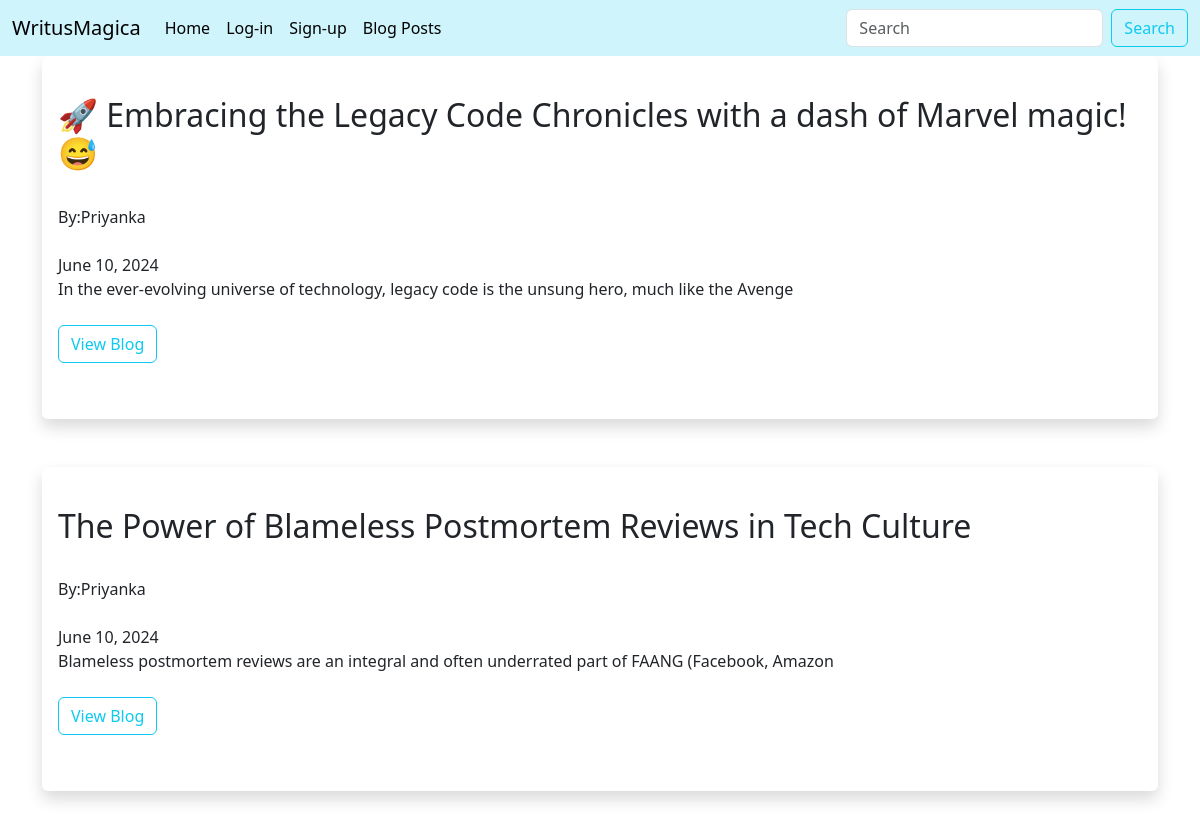
The page /posts on the database its author committed.
### app.py (models this page shows, shortened)
class Posts(db.Model):
    id=db.Column(db.Integer, primary_key=True)
    title=db.Column(db.String(200),nullable=False)
    content=db.Column(db.Text,nullable=False)
    author=db.Column(db.String(200),nullable=False)
    date_posted=db.Column(db.DateTime,default=datetime.utcnow)
    slug=db.Column(db.String(200))
    author_id=db.Column(db.Integer, db.ForeignKey('users.id'), nullable=False)
    comment = db.relationship('Comment', backref='comm', lazy=True)

class Users(db.Model, UserMixin):
    id=db.Column(db.Integer, primary_key=True)
    username = db.Column(db.String(30),nullable=False,unique=True)
    name=db.Column(db.String(200),nullable=False)
    db_password = db.Column("password", db.String)
    email=db.Column(db.String(120),nullable=False,unique=True)
    date_added=db.Column(db.DateTime,default=datetime.utcnow)
    posts=db.relationship('Posts',backref='authr',lazy=True)
    comment = db.relationship('Comment',backref='comu',lazy=True)
    @property
    def password(self):
        raise AttributeError('password is not a readable attribute')
    @password.setter
    def password(self, password):
        self.db_password = generate_password_hash(password)

### app.py (the view)
@app.route('/posts')
def posts():
    our_posts = Posts.query.order_by(Posts.date_posted)
    return render_template('posts.html',
    our_posts=our_posts
    )

### app.py
class SearchForm(FlaskForm):
    searched = StringField("Searched",validators=[DataRequired()])
    submit=SubmitField("Submit")

### app.py (called while the page is built)
@app.context_processor
def base():
    form = SearchForm()
    return dict(form=form)

### templates/posts.html (shortened to what this page needs)
{% extends 'base.html' %}
{% block content %}
{% for posts in our_posts %}
<div class="shadow p-3 mb-5 bg-body rounded">
    <br />
    <h2>{{ posts.title }}</h2><br />
    By:{{posts.authr.name}}<br /><br />
    {{ posts.date_posted.strftime('%B %d, %Y')}}<br />
    {{ posts.content[:100]|safe}}
    <br /><br />
    <a href="{{url_for
        ('post',id=posts.id)}}"
        class="btn btn-outline-info"> View Blog</a>
    <br /> <br />
</div>
{% endfor %}
{% endblock %}

### templates/base.html (shortened to what this page needs)
<!DOCTYPE html>
<html lang="en">
    <head>
        <link
            href="https://cdn.jsdelivr.net/npm/bootstrap@5.3.3/dist/css/bootstrap.min.css"
            rel="stylesheet"
>
        <link rel="stylesheet"
            href="{{ url_for('static', filename='css/styles.css') }}">
    </head>
    <body>
        {% include 'navbar.html' %}
        <div class="container">
            {% block content %}
            {% endblock %}
        </div>
    </body>
</html>

### templates/navbar.html (shortened to what this page needs)
<nav class="navbar navbar-expand-lg bg-info-subtle">
    <div class="container-fluid">
        <a class="navbar-brand" href="{{ url_for('home')}}">WritusMagica</a>
        <div class="collapse navbar-collapse"
            id="navbarSupportedContent">
            <ul class="navbar-nav me-auto mb-2 mb-lg-0">
                <li class="nav-item">
                    <a class="nav-link active" aria-current="page"
                        href="{{ url_for('home')}}">Home</a>
                </li>
                {% if current_user.is_authenticated %}
                <li class="nav-item">
                    <a class="nav-link active" href="{{ url_for('logout')}}">Log-out</a>
                </li>
                <li class="nav-item">
                    <a class="nav-link active" href="{{ url_for('add_post')}}">Add-post</a>
                </li>
                <li class="nav-item">
                    <a class="nav-link active" href="{{ url_for('dashboard')}}">Dashboard</a>
                </li>
                {% else %}
                <li class="nav-item">
                    <a class="nav-link active" href="{{ url_for('login')}}">Log-in</a>
                </li>
                <li class="nav-item">
                    <a class="nav-link active" href="{{ url_for('signin')}}">Sign-up</a>
                </li>
                {% endif %}
                <li class="nav-item">
                    <a class="nav-link active" href="{{ url_for('posts')}}">Blog
                        Posts</a>
                </li>
            </ul>
            <form method="POST" action="{{url_for('search')}}" class="d-flex">
                <input class="form-control me-2" type="search"
                    placeholder="Search" aria-label="Search" , name="searched">
                <button class="btn btn-outline-info" type="submit">Search</button>
            </form>
        </div>
    </div>
</nav>

### rows shown on the page
Posts: title "🚀 Embracing the Legacy Code Chronicles with a dash of Marvel magic! 😅", authr.name "Priyanka", date_posted "June 10, 2024", content "In the ever-evolving universe of technology, legacy code is the unsung hero, much like the Avenge"
Posts: title "The Power of Blameless Postmortem Reviews in Tech Culture", authr.name "Priyanka", date_posted "June 10, 2024", content "Blameless postmortem reviews are an integral and often underrated part of FAANG (Facebook, Amazon"
